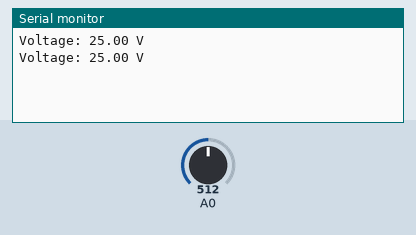
Recording of a sketch running on a simulated Arduino Uno, built with avr-gcc and run on an emulated ATmega328P. Shown: the last lines printed to the serial monitor. The test bench sets the inputs (shaded band); at power-on: A0 = 512.

Above: at 1.8 s.
1.9 s: A0 set to 716
At 2.4 s:
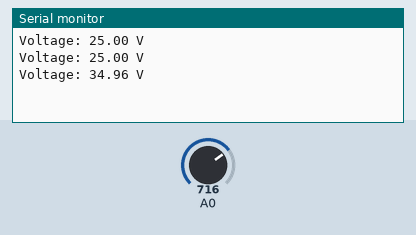
3.4 s: A0 set to 900
At 4.8 s:
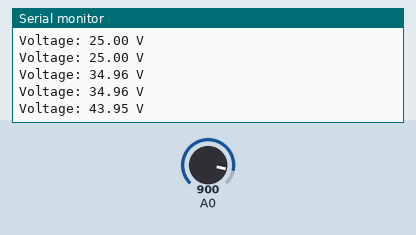
Timing chart, 0 to 6.4 s (numbered marks = the images above; inputs shaded):
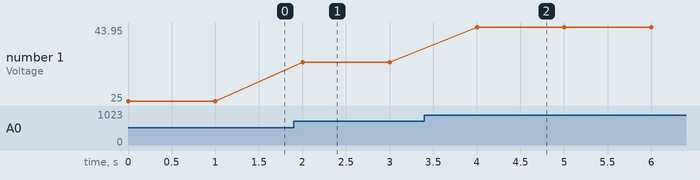

The sketch:

DigitalVoltReader0t50.ino
```cpp
// the setup routine runs once when you press reset:

void setup() {

  // initialize serial communication at 9600 bits per second:

  Serial.begin(9600);

}


// the loop routine runs over and over again forever:

void loop() {

  // read the input on analog pin 0:

  int sensorValue = analogRead(A0);

  // Convert the analog reading (which goes from 0 - 1023) to a voltage (0 - 50V):

  float voltage = sensorValue * (5.0 / 1024.0) * 10;

  // print out the value you read:

  Serial.print("Voltage: ");

  Serial.print(voltage);

  Serial.println(" V");

  delay(1000);

}
```

Measured:
- after the input at 1.9 s, the serial monitor: prints a new line after 0.10 s (image 1)
- after the input at 3.4 s, the serial monitor: prints a new line after 0.60 s (image 2)
- plotted number 1: 25 → 34.96 after the input at 1.9 s, 34.96 → 43.95 after the input at 3.4 s
